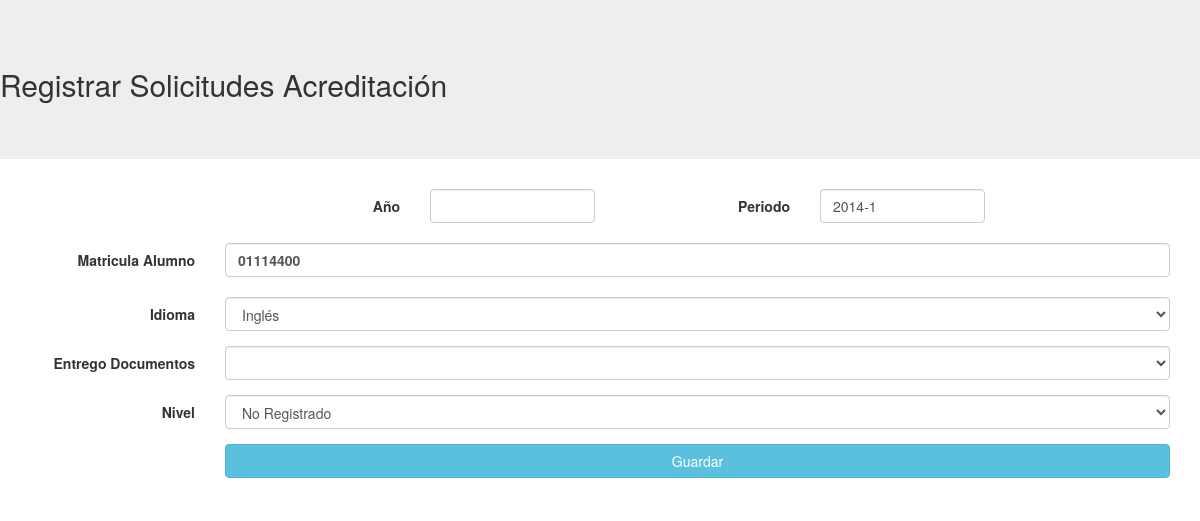
The app's page /FormsEditar/Solicitudes_Acreditaciones.php?Id_Acreditacion=4 with its own data.
### tables this page shows
CREATE TABLE IF NOT EXISTS `acreditaciones` (
  `Id_Acreditacion` int(11) NOT NULL,
  `No_Lote` int(11) NOT NULL,
  `No_Oficio` int(11) NOT NULL,
  `Periodo` varchar(10) NOT NULL,
  `Fecha_Acreditacion` varchar(20) NOT NULL,
  `Matricula_Acreditacion` varchar(10) NOT NULL,
  `Idioma` varchar(50) NOT NULL,
  `Nivel_Acreditacion` varchar(50) NOT NULL
);

### configuracion.php (called while the page is built, shortened)
<?php
  $ACREDITACIONES = "acreditaciones";
?>

### FormsEditar/Solicitudes_Acreditaciones.php (the view, shortened to what this page needs)
<?php
include "../configuracion.php";
$mysqli = new mysqli($SERVIDOR,$USER,$PASS,$BD);
        $Id_Acreditacion = $_GET['Id_Acreditacion'];
        $Ver_Acreditaciones= "SELECT * FROM $ACREDITACIONES WHERE Id_Acreditacion = '$Id_Acreditacion' ";
        $Result_Ver_Acreditaciones = $mysqli->query($Ver_Acreditaciones);
        $row = $Result_Ver_Acreditaciones->fetch_assoc();
 ?>
 <html>
   <head>
     <link rel="stylesheet" href="../includes/css/bootstrap.css">
   </head>
   <body>
     <div class="jumbotron">
       <h2>Registrar Solicitudes Acreditación</h2>
     </div>
     <div class="container">
       <form class="form-horizontal" action="../BibliotecaPHP/Update_Acreditaciones_De_Editar_Solicitudes_Acreditaciones.php" method="post">
         <div class="col-sm-2">
         </div>
        <div class="row">
           <label class="control-label col-sm-2">Año</label>
             <div class="col-sm-2">
               <input class="form-control" type="text" name="Ano_Acreditacion" value="<?php echo $row['Ano_Acreditacion'] ?>">
             </div>
          <label class="control-label col-sm-2">Periodo </label>
            <div class="col-sm-2">
              <input class="form-control" type="text" name="Periodo" value="<?php echo $row['Periodo'] ?>">
            </div>
        </div>
        <br>
         <div class="form-group">
           <label class="control-label col-sm-2"> Matricula Alumno </label>
           <div class="col-sm-10">
             <label class="form-control"><?php echo $row['Matricula_Acreditacion'] ?></label>
           </div>
         </div>
         <div class="form-group">
           <label class="control-label col-sm-2"> Idioma </label>
           <div class="col-sm-10">
             <select class="form-control" type="text" name="Idioma">
               <option><?php echo $row['Idioma'] ?></option>
             </select>
           </div>
         </div>
          <div class="form-group">
            <label class="control-label col-sm-2"> Entrego Documentos </label>
            <div class="col-sm-10">
              <select class="form-control" type="text" name="Docs_Acreditacion">
                <option><?php echo $row['Docs_Acreditacion'] ?></option>
                <option>SI</option>
              </select>
            </div>
          </div>
         <div class="form-group">
           <label class="control-label col-sm-2"> Nivel </label>
           <div class="col-sm-10">
             <select class="form-control" type="text" name="Nivel_Acreditacion">
               <option><?php echo $row['Nivel_Acreditacion'] ?></option>
             </select>
           </div>
         </div>
       <div class="form-group">
         <div class="col-sm-offset-2 col-sm-10">
           <button type="submit" class="btn btn-info btn-block">Guardar</button>
         </div>
       </div>
       </form>
     </div>
   </body>
 </html>

### records on screen
acreditaciones: Periodo "2014-1", Matricula_Acreditacion "01114400", Idioma "Inglés", Nivel_Acreditacion "No Registrado"
